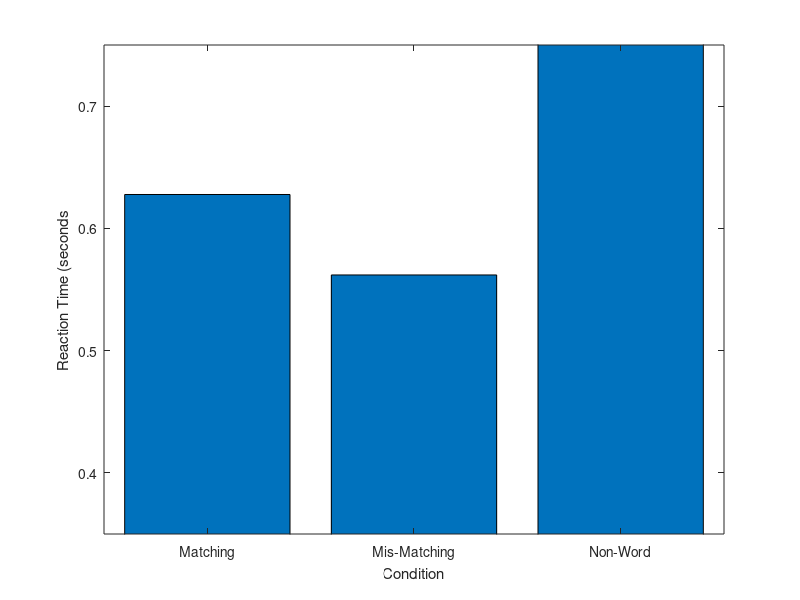

This figure's MATLAB source:
% Script to analyze conditions given data collected

load trialData.mat  % load matlab file with all subject/trial data

% Calculate average reaction times for each condition (all trials)
avg_throwArmRT = mean([analysis.throwArmRT]);
avg_throwLegRT = mean([analysis.throwLegRT]);
avg_throwNonRT = mean([analysis.throwNonRT]);
avg_kickArmRT = mean([analysis.kickArmRT]);
avg_kickLegRT = mean([analysis.kickLegRT]);
avg_kickNonRT = mean([analysis.kickNonRT]);

% trackers for data arrays for each condition
mt = 0; % tracker for matching, accurate response trial data
nmt = 0; % tracker for non-matching, accurate response trial data
nwt = 0; % tracker for non-word, accurate response trial data

mtWrong = 0;
nmtWrong = 0;
nwtWrong = 0;

% create arrays with data from  accurate matching, 
% mis-matching, and non word trials
for j = 1:length(analysis)
    % create matching condition, accurate trial data array 
    for tA = 1:length(analysis(1).throwArmRT)
        if analysis(j).throwArmAcc(tA) == 1
            mt = mt + 1;
            matchAcc(mt) = analysis(j).throwArmRT(tA);
        else
            mtWrong = mtWrong + 1;
        end
    end
    for kL = 1:length(analysis(1).kickLegRT)
        if analysis(j).kickLegAcc(kL) == 1
            mt = mt + 1;
            matchAcc(mt) = analysis(j).kickLegRT(kL);
        else
            mtWrong = mtWrong + 1;
        end
    end
    
    % create mis-matching condition, accurate trial data array
    for tL = 1:length(analysis(1).throwLegRT)
        if analysis(j).throwLegAcc(tL) == 1
            nmt = nmt + 1;
            nonMatchAcc(nmt) = analysis(j).throwLegRT(tL);
        else
            nmtWrong = nmtWrong + 1;
        end      
    end
    for kA = 1:length(analysis(1).kickArmRT)
        if analysis(j).kickArmAcc(kA) == 1
            nmt = nmt + 1;
            nonMatchAcc(nmt) = analysis(j).kickArmRT(kA);
        else
            nmtWrong = nmtWrong + 1;
        end
    end
    
    % create non-word condition, accurate trial data array
    for tN = 1:length(analysis(1).throwNonRT)
        if analysis(j).throwNonAcc(tN) == 1
            nwt = nwt + 1;
            nonWordAcc(nwt) = analysis(j).throwNonRT(tN);
        else
            nwtWrong = nwtWrong + 1;
        end
    end
    for kN = 1: length(analysis(1).kickNonRT)
        if analysis(j).kickNonAcc(kN) == 1
            nwt = nwt + 1;
            nonWordAcc(nwt) = analysis(j).kickNonRT(kN);
        else
            nwtWrong = nwtWrong + 1;
        end
    end
end
            
% Calculate mean RT for each overall condition: match, non matching,
% and non-word (accurate trials only)
avg_matchRT = mean(matchAcc);
avg_nonMatchRT = mean(nonMatchAcc);
avg_nonWordRT = mean(nonWordAcc);
             
if((mtWrong > nmtWrong) && (mtWrong > nwtWrong))
    disp('Matching trials had the most inaccurate responses');
elseif((nmtWrong > mtWrong) && (nmtWrong > nwtWrong))
    disp('Mis-matching trials had the most inaccurate responses');
else
    disp('Non-word trials had the most inaccurate responses');
end

% Display average reaction times for each condition
disp(['Average RT for matching (accurate response) trials is ' ...
    num2str(avg_matchRT) ' seconds']);
disp(['Average RT for mismatching (accurate response) trials is ' ...
    num2str(avg_nonMatchRT) ' seconds']);
disp(['Average RT for non-word (accurate response) trials is ' ...
    num2str(avg_nonWordRT) ' seconds']);


% create array with RT for each condition
RTarray = [avg_throwArmRT, avg_throwLegRT, ...
    avg_throwNonRT, avg_kickArmRT, avg_kickLegRT, ...
    avg_kickNonRT];

% create a bar graph illustrating RT for each condition
avgRt = bar(RTarray);
set(gca,'XTickLabel',{'Throw-Arm', 'Throw-Leg', 'Throw-Non', ...
    'Kick-Arm', 'Kick-Leg', 'Kick-Non'});
xlabel('Condition');
ylabel('Reaction Time (seconds)');

% create array with RT for each overall condition (acc. trials only)
accRTarray = [avg_matchRT, avg_nonMatchRT, avg_nonWordRT ];

% create a bar graph RT for each overall conditiona (acc. trials only)
barOverall = bar(accRTarray);
set(gca, 'XTickLabel',{'Matching', 'Mis-Matching', 'Non-Word'});
xlabel('Condition');
ylabel('Reaction Time (seconds');
ylim([0.35 0.75]);
